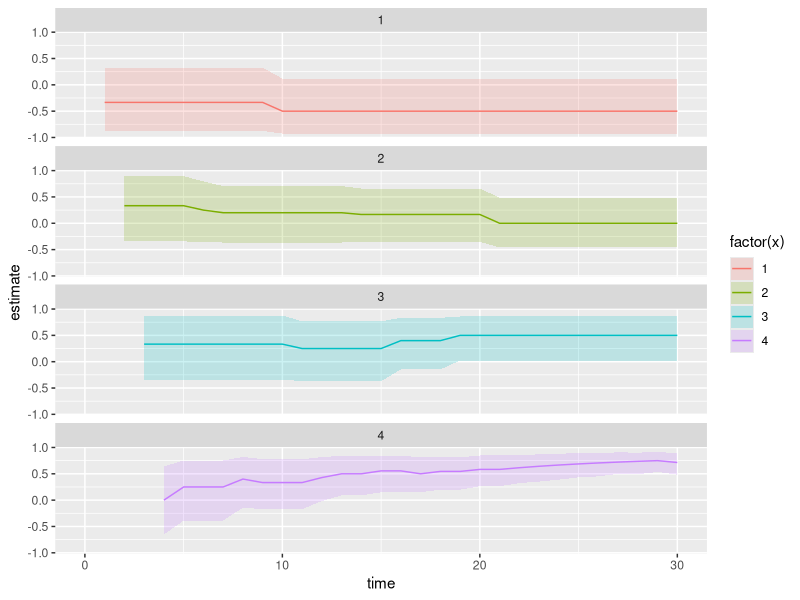

Generate this figure with R:
library(tidyverse)
library(foreach)

n_x <- 4
truth <- data.frame(x = 1:n_x,
                    pi1 = seq(.2, .8, by = .2),
                    pi2 = seq(.8, .2, by = -.2))

prior <- data.frame(x = 1:n_x,
                    alpha1 = 1,
                    beta1 = 1,
                    alpha2 = 1,
                    beta2 = 1)

draw_data <- function(x_val) {
  data.frame(x = x_val) %>%
    left_join(truth, by = "x") %>%
    mutate(y1 = rbinom(1,1,pi1),
           y2 = rbinom(1,1,pi2)) %>%
    select(x,y1,y2)
}

draw_posterior <- function(data) {
  posterior <- prior %>%
    left_join(data %>%
                group_by(x) %>%
                summarize(y1_yes = sum(y1),
                          y1_no = sum(1 - y1),
                          y2_yes = sum(y2),
                          y2_no = sum(1 - y2),
                          .groups = "drop"),
              by = "x") %>%
    mutate(alpha1_post = alpha1 + y1_yes,
           beta1_post = beta1 + y1_no,
           alpha2_post = alpha2 + y2_yes,
           beta2_post = beta2 + y2_no,
           pi1_post = rbeta(n(), alpha1_post, beta1_post),
           pi2_post = rbeta(n(), alpha2_post, beta2_post))
}

choose_highest <- function(posterior_draw) {
  posterior_draw %>%
    mutate(difference = pi1_post - pi2_post) %>%
    arrange(-difference) %>%
    slice_head(n = 1)
}

# Draw initial data
data <- foreach(i = 1:n_x, .combine = "rbind") %do% draw_data(x_val = i)

index <- 1
while (index <= 250) {
  # Draw a posterior
  posterior <- draw_posterior(data)
  # Pick the highest
  highest <- choose_highest(posterior)
  # Draw new data
  data <- data %>%
    bind_rows(draw_data(highest$x))
  index <- index + 1
}

# Visualize posteriors over time
n_sims <- 1e3
posterior_parameters <- data %>%
  mutate(time = 1:n()) %>%
  group_by(x) %>%
  mutate(posterior_alpha1 = 1 + cumsum(y1),
         posterior_alpha2 = 1 + cumsum(y2),
         posterior_beta1 = 1 + cumsum(1 - y1),
         posterior_beta2 = 1 + cumsum(1 - y2)) %>%
  ungroup() %>%
  mutate(estimate = posterior_alpha1 / (posterior_alpha1 + posterior_beta1) -
           posterior_alpha2 / (posterior_alpha2 + posterior_beta2))
posterior_ci <- foreach(i = 1:nrow(posterior_parameters), .combine = "rbind") %do% {
  sim1 <- rbeta(n_sims, 
                posterior_parameters$posterior_alpha1[i],
                posterior_parameters$posterior_beta1[i])
  sim2 <- rbeta(n_sims, 
                posterior_parameters$posterior_alpha2[i],
                posterior_parameters$posterior_beta2[i])
  sim <- sim1 - sim2
  return(data.frame(ci.min = quantile(sim, .025),
                    ci.max = quantile(sim, .975)))
}
rownames(posterior_ci) <- NULL
posterior_parameters %>%
  bind_cols(posterior_ci) %>%
  right_join(data.frame(x = rep(1:n_x, each = nrow(data)), 
                        time = rep(1:nrow(data), n_x)),
             by = c("x","time")) %>%
  select(x, time, estimate, ci.min, ci.max) %>%
  group_by(x) %>%
  arrange(x, time) %>%
  fill(estimate, ci.min, ci.max) %>%
  ggplot(aes(x = time, y = estimate,
             color = factor(x), fill = factor(x),
             ymin = ci.min, ymax = ci.max)) +
  geom_line() +
  geom_ribbon(alpha = .2, color = NA) +
  facet_wrap(~x, ncol = 1) +
  xlim(c(0,30))
